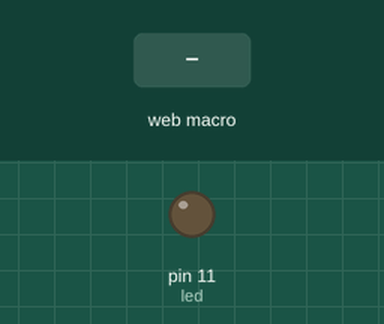
Simulated run of this program. Board: Raspberry Pi (header pin numbers). On the bench: output pins drawn as LEDs (lit = HIGH). The test bench sets the inputs (shaded band). The WebIOPi server calls setup() once and loop() repeatedly.

Above: at 1.2 s.
1.3 s: macro led_on called from the web page (any arguments are "1")
At 2.5 s:
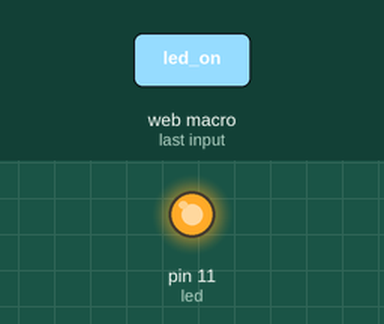
2.8 s: macro led_off called from the web page (any arguments are "1")
At 3.6 s:
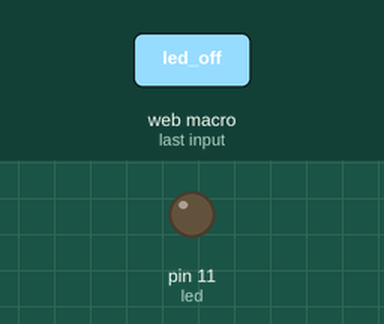
Timing chart, 0 to 5.8 s (numbered marks = the images above; inputs shaded):
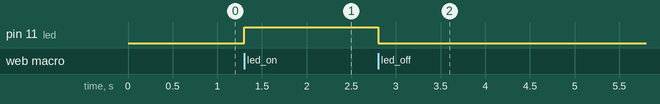

The program:

runServer.py
```python
import webiopi
import RPi.GPIO as GPIO

#Enable debug output
webiopi.setDebug()

GPIO.setmode(GPIO.BOARD)

led = 11

# Define GPIO functions

@webiopi.macro
def led_on():
    webiopi.debug("Running returnWebsite_withWebIoPi - led_on")
    GPIO.output(led, GPIO.HIGH)


@webiopi.macro
def led_off():
    webiopi.debug("Running returnWebsite_withWebIoPi - led_off")
    GPIO.output(led, GPIO.LOW)

# Called by WebIoPi at script loading
def setup():
    webiopi.debug("returnWebsite_withWebIoPi - setup")
    GPIO.setup(led, GPIO.OUT)

# Called by WebIoPi at server shutdown
def destroy():
    webiopi.debug("returnWebsite_withWebIoPi - destroy")
    GPIO.setup(led, GPIO.IN)
```

Measured:
- after the input at 1.3 s, pin 11 (led): LOW → HIGH at once
- after the input at 2.8 s, pin 11 (led): HIGH → LOW at once
